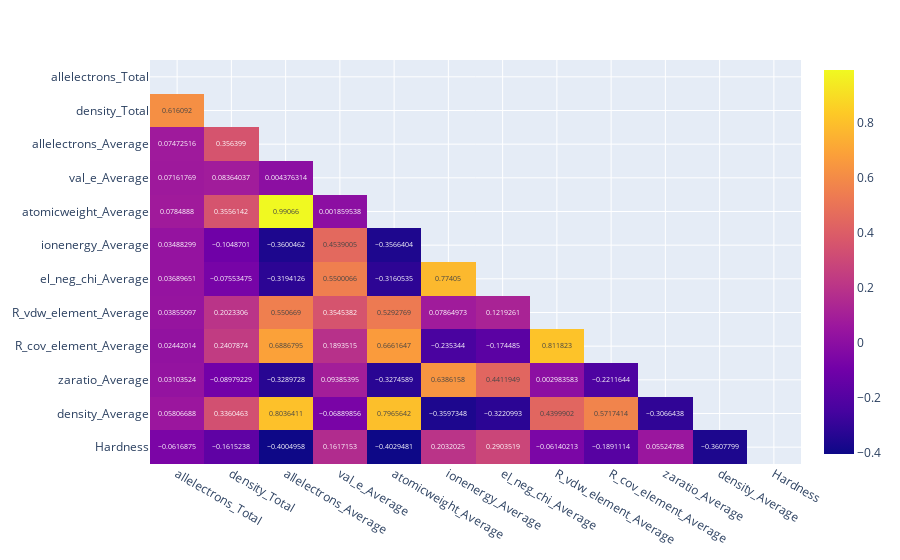

The code cell stored with this chart in its notebook:
### Code cell
corr_mat = df.corr(method = 'pearson')
 
lower_triangle_mask = np.triu(np.ones(corr_mat.shape)).astype(np.bool)
corr_mat_lower = corr_mat.mask(lower_triangle_mask)

fig = px.imshow(corr_mat_lower, text_auto=True, aspect="auto")
fig.show()

### Figure 1 — Plotly figure (JSON) as saved in the notebook; plotly's stock layout.template omitted (floating-point values rounded to 4 significant figures; data arrays with more than 128 entries replaced by an {"elided": "..."} marker saying what was removed)
{"data": [{"coloraxis": "coloraxis", "hovertemplate": "x: %{x}<br>y: %{y}<br>color: %{z}<extra></extra>", "name": "0", "texttemplate": "%{z}", "type": "heatmap", "x": ["allelectrons_Total", "density_Total", "allelectrons_Average", "val_e_Average", "atomicweight_Average", "ionenergy_Average", "el_neg_chi_Average", "R_vdw_element_Average", "R_cov_element_Average", "zaratio_Average", "density_Average", "Hardness"], "xaxis": "x", "y": ["allelectrons_Total", "density_Total", "allelectrons_Average", "val_e_Average", "atomicweight_Average", "ionenergy_Average", "el_neg_chi_Average", "R_vdw_element_Average", "R_cov_element_Average", "zaratio_Average", "density_Average", "Hardness"], "yaxis": "y", "z": {"elided": "12x12 float values"}}], "layout": {"coloraxis": {"colorscale": [[0, "#0d0887"], [0.1111, "#46039f"], [0.2222, "#7201a8"], [0.3333, "#9c179e"], [0.4444, "#bd3786"], [0.5556, "#d8576b"], [0.6667, "#ed7953"], [0.7778, "#fb9f3a"], [0.8889, "#fdca26"], [1, "#f0f921"]]}, "margin": {"t": 60}, "xaxis": {"anchor": "y", "domain": [0, 1]}, "yaxis": {"anchor": "x", "autorange": "reversed", "domain": [0, 1]}}}
